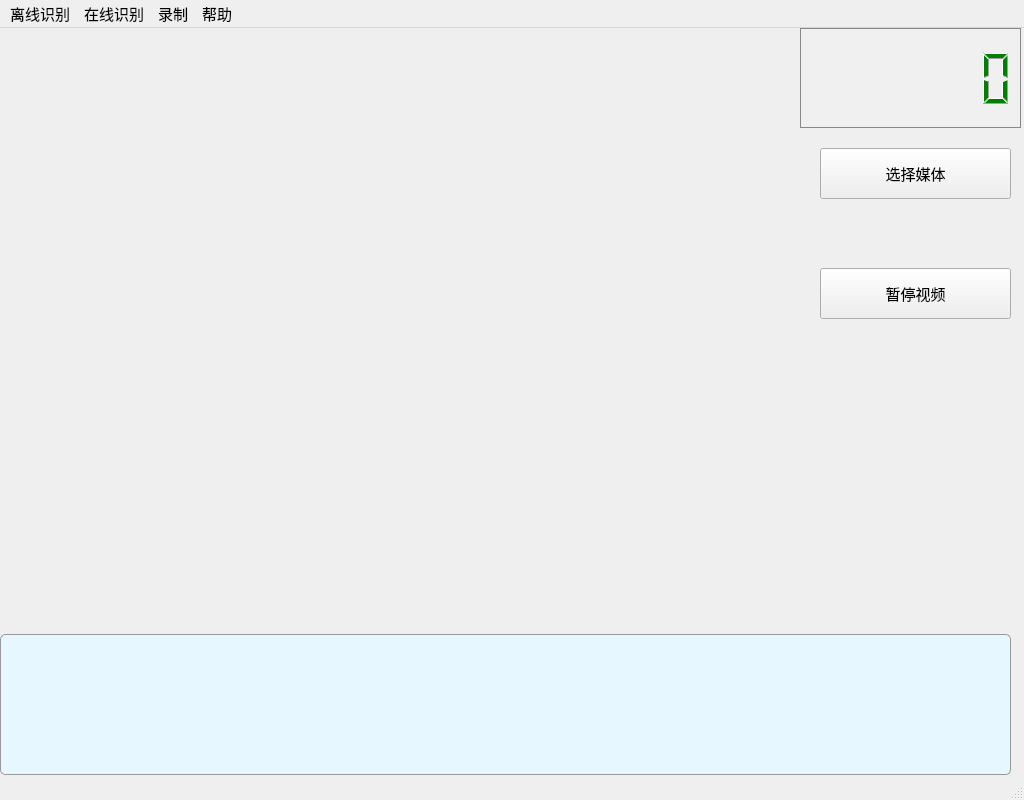
<?xml version="1.0" encoding="UTF-8"?>
<ui version="4.0">
 <class>MainWindow</class>
 <widget class="QMainWindow" name="MainWindow">
  <property name="geometry">
   <rect>
    <x>0</x>
    <y>0</y>
    <width>1024</width>
    <height>800</height>
   </rect>
  </property>
  <property name="font">
   <font>
    <pointsize>11</pointsize>
   </font>
  </property>
  <property name="windowTitle">
   <string>MainWindow</string>
  </property>
  <property name="layoutDirection">
   <enum>Qt::LeftToRight</enum>
  </property>
  <property name="styleSheet">
   <string notr="true"># background-color: rgb(31, 1, 94);</string>
  </property>
  <widget class="QWidget" name="centralwidget">
   <widget class="QLCDNumber" name="lcdNumber">
    <property name="geometry">
     <rect>
      <x>800</x>
      <y>0</y>
      <width>221</width>
      <height>100</height>
     </rect>
    </property>
    <property name="sizePolicy">
     <sizepolicy hsizetype="Minimum" vsizetype="Minimum">
      <horstretch>100</horstretch>
      <verstretch>100</verstretch>
     </sizepolicy>
    </property>
    <property name="minimumSize">
     <size>
      <width>0</width>
      <height>100</height>
     </size>
    </property>
    <property name="maximumSize">
     <size>
      <width>16777215</width>
      <height>100</height>
     </size>
    </property>
    <property name="sizeIncrement">
     <size>
      <width>22</width>
      <height>5</height>
     </size>
    </property>
    <property name="palette">
     <palette>
      <active>
       <colorrole role="WindowText">
        <brush brushstyle="SolidPattern">
         <color alpha="255">
          <red>0</red>
          <green>128</green>
          <blue>0</blue>
         </color>
        </brush>
       </colorrole>
       <colorrole role="Button">
        <brush brushstyle="SolidPattern">
         <color alpha="255">
          <red>240</red>
          <green>240</green>
          <blue>240</blue>
         </color>
        </brush>
       </colorrole>
       <colorrole role="Text">
        <brush brushstyle="SolidPattern">
         <color alpha="255">
          <red>0</red>
          <green>128</green>
          <blue>0</blue>
         </color>
        </brush>
       </colorrole>
       <colorrole role="ButtonText">
        <brush brushstyle="SolidPattern">
         <color alpha="255">
          <red>0</red>
          <green>128</green>
          <blue>0</blue>
         </color>
        </brush>
       </colorrole>
       <colorrole role="Base">
        <brush brushstyle="SolidPattern">
         <color alpha="255">
          <red>240</red>
          <green>240</green>
          <blue>240</blue>
         </color>
        </brush>
       </colorrole>
       <colorrole role="Window">
        <brush brushstyle="SolidPattern">
         <color alpha="255">
          <red>240</red>
          <green>240</green>
          <blue>240</blue>
         </color>
        </brush>
       </colorrole>
      </active>
      <inactive>
       <colorrole role="WindowText">
        <brush brushstyle="SolidPattern">
         <color alpha="255">
          <red>0</red>
          <green>128</green>
          <blue>0</blue>
         </color>
        </brush>
       </colorrole>
       <colorrole role="Button">
        <brush brushstyle="SolidPattern">
         <color alpha="255">
          <red>240</red>
          <green>240</green>
          <blue>240</blue>
         </color>
        </brush>
       </colorrole>
       <colorrole role="Text">
        <brush brushstyle="SolidPattern">
         <color alpha="255">
          <red>0</red>
          <green>128</green>
          <blue>0</blue>
         </color>
        </brush>
       </colorrole>
       <colorrole role="ButtonText">
        <brush brushstyle="SolidPattern">
         <color alpha="255">
          <red>0</red>
          <green>128</green>
          <blue>0</blue>
         </color>
        </brush>
       </colorrole>
       <colorrole role="Base">
        <brush brushstyle="SolidPattern">
         <color alpha="255">
          <red>240</red>
          <green>240</green>
          <blue>240</blue>
         </color>
        </brush>
       </colorrole>
       <colorrole role="Window">
        <brush brushstyle="SolidPattern">
         <color alpha="255">
          <red>240</red>
          <green>240</green>
          <blue>240</blue>
         </color>
        </brush>
       </colorrole>
      </inactive>
      <disabled>
       <colorrole role="WindowText">
        <brush brushstyle="SolidPattern">
         <color alpha="255">
          <red>0</red>
          <green>128</green>
          <blue>0</blue>
         </color>
        </brush>
       </colorrole>
       <colorrole role="Button">
        <brush brushstyle="SolidPattern">
         <color alpha="255">
          <red>240</red>
          <green>240</green>
          <blue>240</blue>
         </color>
        </brush>
       </colorrole>
       <colorrole role="Text">
        <brush brushstyle="SolidPattern">
         <color alpha="255">
          <red>0</red>
          <green>128</green>
          <blue>0</blue>
         </color>
        </brush>
       </colorrole>
       <colorrole role="ButtonText">
        <brush brushstyle="SolidPattern">
         <color alpha="255">
          <red>0</red>
          <green>128</green>
          <blue>0</blue>
         </color>
        </brush>
       </colorrole>
       <colorrole role="Base">
        <brush brushstyle="SolidPattern">
         <color alpha="255">
          <red>240</red>
          <green>240</green>
          <blue>240</blue>
         </color>
        </brush>
       </colorrole>
       <colorrole role="Window">
        <brush brushstyle="SolidPattern">
         <color alpha="255">
          <red>240</red>
          <green>240</green>
          <blue>240</blue>
         </color>
        </brush>
       </colorrole>
      </disabled>
     </palette>
    </property>
    <property name="font">
     <font>
      <pointsize>-1</pointsize>
     </font>
    </property>
    <property name="mouseTracking">
     <bool>false</bool>
    </property>
    <property name="layoutDirection">
     <enum>Qt::LeftToRight</enum>
    </property>
    <property name="styleSheet">
     <string notr="true">QLCDNumber {
    color: green;
	font-size: 30px; 
    padding: 5px;
    border: 1px solid #888888;
    background-color: #F0F0F0;
}
QLCDNumber.warning {
    color: red;
}</string>
    </property>
    <property name="frameShape">
     <enum>QFrame::Box</enum>
    </property>
    <property name="frameShadow">
     <enum>QFrame::Plain</enum>
    </property>
    <property name="lineWidth">
     <number>4</number>
    </property>
    <property name="midLineWidth">
     <number>16</number>
    </property>
    <property name="smallDecimalPoint">
     <bool>true</bool>
    </property>
    <property name="digitCount">
     <number>6</number>
    </property>
    <property name="mode">
     <enum>QLCDNumber::Dec</enum>
    </property>
    <property name="value" stdset="0">
     <double>0.000000000000000</double>
    </property>
   </widget>
   <widget class="QLabel" name="label_img2">
    <property name="geometry">
     <rect>
      <x>0</x>
      <y>0</y>
      <width>800</width>
      <height>600</height>
     </rect>
    </property>
    <property name="minimumSize">
     <size>
      <width>800</width>
      <height>600</height>
     </size>
    </property>
    <property name="maximumSize">
     <size>
      <width>1920</width>
      <height>1080</height>
     </size>
    </property>
    <property name="font">
     <font>
      <family>字魂漫画家(商用需授权)</family>
      <pointsize>13</pointsize>
     </font>
    </property>
    <property name="styleSheet">
     <string notr="true">self.label_img2.setStyleSheet(&quot;QLabel {\n&quot;
                              &quot;    background-image: url(:/images/NOcam.png); \n&quot;
                              &quot;    background-repeat: no-repeat; \n&quot;
                              &quot;    background-position: center; \n&quot;
                              &quot;}&quot;)</string>
    </property>
    <property name="text">
     <string/>
    </property>
   </widget>
   <widget class="QToolButton" name="toolButton">
    <property name="geometry">
     <rect>
      <x>820</x>
      <y>120</y>
      <width>191</width>
      <height>51</height>
     </rect>
    </property>
    <property name="text">
     <string>选择媒体</string>
    </property>
   </widget>
   <widget class="QTextEdit" name="textEdit">
    <property name="geometry">
     <rect>
      <x>0</x>
      <y>606</y>
      <width>1011</width>
      <height>141</height>
     </rect>
    </property>
    <property name="styleSheet">
     <string notr="true">QTextEdit {
    border: 1px solid #999999; /* 灰色细边框，颜色和宽度可按需调整 */
    border-radius: 5px; /* 圆角，让边框更柔和 */
    background-color: #E6F7FF; /* 淡蓝色背景，可换其他喜欢的颜色 */
    font-family: &quot;微软雅黑&quot;; /* 易读的字体 */
    font-size: 12px; /* 字号大小可调整 */
    color: #333333; /* 深灰色文字，突出显示 */
}
QTextEdit:focus {
    background-color: #F0FFFF; /* 获得焦点时背景色变亮 */
}</string>
    </property>
    <property name="readOnly">
     <bool>true</bool>
    </property>
   </widget>
   <widget class="QPushButton" name="pushButton">
    <property name="geometry">
     <rect>
      <x>820</x>
      <y>240</y>
      <width>191</width>
      <height>51</height>
     </rect>
    </property>
    <property name="text">
     <string>暂停视频</string>
    </property>
   </widget>
   <zorder>label_img2</zorder>
   <zorder>lcdNumber</zorder>
   <zorder>toolButton</zorder>
   <zorder>textEdit</zorder>
   <zorder>pushButton</zorder>
  </widget>
  <widget class="QMenuBar" name="menubar">
   <property name="geometry">
    <rect>
     <x>0</x>
     <y>0</y>
     <width>1024</width>
     <height>26</height>
    </rect>
   </property>
   <widget class="QMenu" name="menu">
    <property name="title">
     <string>离线识别</string>
    </property>
    <widget class="QMenu" name="menu_3">
     <property name="title">
      <string>视频文件</string>
     </property>
     <addaction name="actionopenVideo"/>
     <addaction name="actioncloseVideo"/>
    </widget>
    <widget class="QMenu" name="menu_4">
     <property name="title">
      <string>图片文件</string>
     </property>
     <addaction name="actionopenImage"/>
    </widget>
    <addaction name="menu_4"/>
    <addaction name="menu_3"/>
   </widget>
   <widget class="QMenu" name="menu_2">
    <property name="title">
     <string>在线识别</string>
    </property>
    <addaction name="actionopenCam"/>
    <addaction name="actioncloseCam"/>
   </widget>
   <widget class="QMenu" name="menu_5">
    <property name="title">
     <string>录制</string>
    </property>
    <addaction name="actionbeginRecoding"/>
    <addaction name="actionendRecoding"/>
   </widget>
   <widget class="QMenu" name="menu_6">
    <property name="title">
     <string>帮助</string>
    </property>
    <addaction name="actionabout"/>
    <addaction name="actioninstructions"/>
   </widget>
   <addaction name="menu"/>
   <addaction name="menu_2"/>
   <addaction name="menu_5"/>
   <addaction name="menu_6"/>
  </widget>
  <widget class="QStatusBar" name="statusbar"/>
  <action name="actionopencamera">
   <property name="text">
    <string>打开摄像头</string>
   </property>
  </action>
  <action name="actionopenCam">
   <property name="text">
    <string>打开摄像头</string>
   </property>
  </action>
  <action name="actioncloseCam">
   <property name="text">
    <string>关闭摄像头</string>
   </property>
  </action>
  <action name="actionopenVideo">
   <property name="text">
    <string>打开</string>
   </property>
  </action>
  <action name="actioncloseVideo">
   <property name="text">
    <string>关闭</string>
   </property>
  </action>
  <action name="actionopenImage">
   <property name="text">
    <string>打开</string>
   </property>
  </action>
  <action name="actionbeginRecoding">
   <property name="text">
    <string>开始录制</string>
   </property>
  </action>
  <action name="actionendRecoding">
   <property name="text">
    <string>结束录制</string>
   </property>
  </action>
  <action name="actionabout">
   <property name="text">
    <string>关于</string>
   </property>
  </action>
  <action name="actioninstructions">
   <property name="text">
    <string>使用说明</string>
   </property>
  </action>
 </widget>
 <resources>
  <include location="D:/QT/1.qrc"/>
 </resources>
 <connections>
  <connection>
   <sender>toolButton</sender>
   <signal>clicked()</signal>
   <receiver>MainWindow</receiver>
   <slot>showNormal()</slot>
   <hints>
    <hint type="sourcelabel">
     <x>105</x>
     <y>181</y>
    </hint>
    <hint type="destinationlabel">
     <x>591</x>
     <y>416</y>
    </hint>
   </hints>
  </connection>
 </connections>
</ui>
